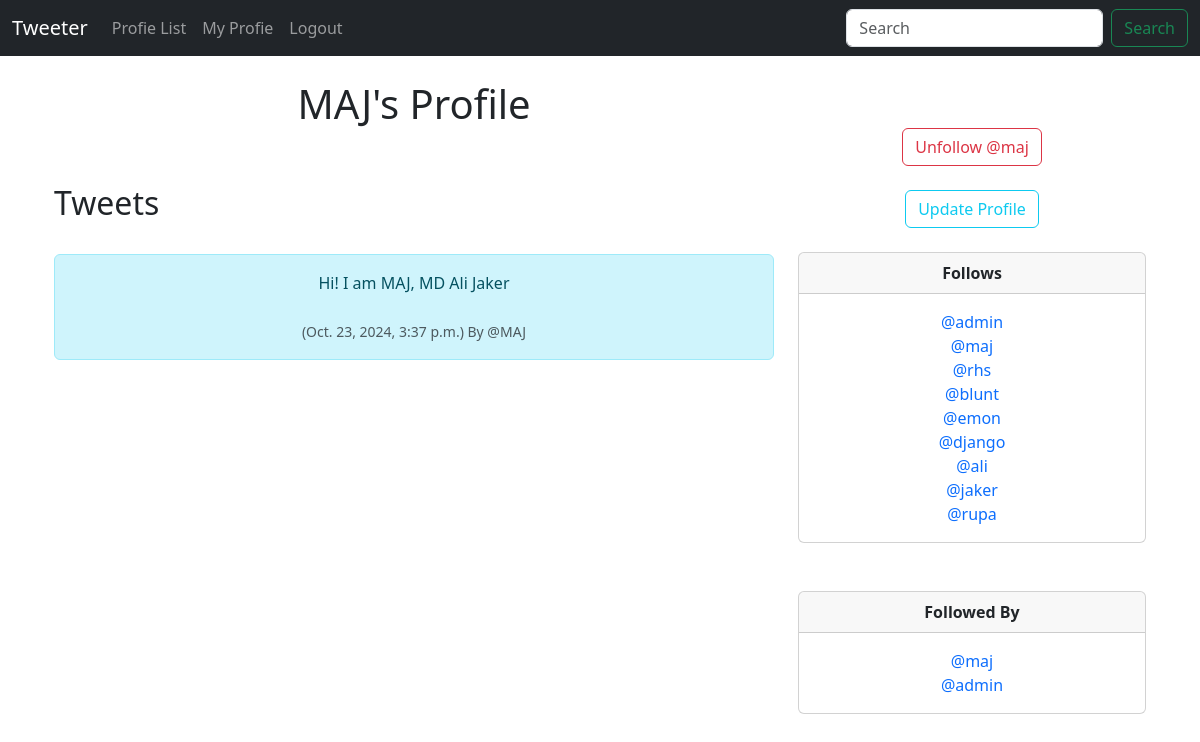
The app's page /profile/2 (signed in) with its own data.
### tweeter/models.py (models this page shows, shortened)
class Profile(models.Model):
    user = models.OneToOneField(User, on_delete=models.CASCADE)
    follows = models.ManyToManyField('self', related_name= 'followed_by', symmetrical=False, blank=True)
    date_modified = models.DateTimeField(user, auto_now=True)
    def __str__(self):
        return self.user.username

class tweets(models.Model):
    user = models.ForeignKey(User, related_name="tweets", on_delete=models.DO_NOTHING )
    body= models.CharField(max_length=300)
    created_at = models.DateTimeField(auto_now=True)

### tweeter/views.py (the view, shortened to what this page needs)
# urls.py: path('profile/<int:pk>', views.profile, name='profile'),
def profile(request, pk):
     profile = Profile.objects.get(user_id=pk)
     Tweets = tweets.objects.filter(user_id=pk).order_by("-created_at")
     if request.user.is_authenticated:
         return render(request, "profile.html", {"profile":profile, 'Tweets':Tweets})
     else:
        messages.success(request,("You Must Be Logged in to See that page") )
        return redirect('home')

### tweeter/templates/profile.html (shortened to what this page needs)
<!DOCTYPE html>
<html lang="en">
<head>
</head>
<body>
    {% extends 'base.html' %}
    {% block content %}
    {% if profile %}
    <div class="container text-center">
        <div class="row">
            <div class="col-8">
                <h1>{{ profile.user.username }}'s Profile</h1><br><br>
                {% if Tweets %}
                    <h2 style="text-align: left;">Tweets</h2><br>
                    {% for tweet in Tweets %}
                        <div class="alert alert-info" role="alert">
                            {{ tweet.body }} <br> <br>
                        <small class="text-muted">
                            ({{ tweet.created_at }})
                            By @{{ tweet.user.username }}
                        </small>
                        </div><br>
                    {% endfor %}
                {% endif %}
            </div>
            <div class="col-4">
                <br><br>
                <form method="post">
                    {% if profile in user.profile.follows.all %}
                        <button class= "btn btn-outline-danger" name="follow" value="unfollow" type="submit"> Unfollow @{{ profile.user.username | lower }}
                        </button>
                    {% else %}
                        <button class= "btn btn-outline-success" name="follow"  value="follow" type="submit"> Follow @{{ profile.user.username | lower }}
                        </button>
                    {% endif %}
                </form>
                <br>
                {% if request.user.id == profile.user.id %}
                    <a href="{% url 'update_user' %}" class="btn btn-outline-info">Update Profile</a>
                {% endif %}
                <br>
                <br>
                <div class="card">
                    <div class="card-header">
                        <strong> Follows </strong>
                    </div>
                        <div class="card-body">
                        <p class="card-text">
                         {% for following in profile.follows.all %}
                             <a href= "{% url 'profile' following.user.id %}" style="text-decoration: none;" > @{{ following | lower }} </a> <br/>
                        {% endfor %}
                        </p>
                        </div>
                    </div><br><br>
                    <div class="card">
                            <div class="card-header">
                           <strong> Followed By </strong>
                            </div>
                        <div class="card-body">
                        <p class="card-text">
                        {% for following in profile.followed_by.all %}
                            <a href= "{% url 'profile' following.user.id %}" style="text-decoration: none;" > @{{ following | lower }} </a> <br/>
                        {% endfor %}  </p>
                        </div>
                  </div>
            </div>
        </div>
    </div>
    {% endif %}
    {% endblock %}

### records on screen
Profile: user.username "MAJ", user.username "maj"
tweets: body "Hi! I am MAJ, MD Ali Jaker", created_at "Oct. 23, 2024, 3:37 p.m.", user.username "MAJ"
Profile: user.username "admin"
Profile: user.username "rhs"
Profile: user.username "blunt"
Profile: user.username "emon"
Profile: user.username "django"
Profile: user.username "ali"
Profile: user.username "jaker"
Profile: user.username "rupa"
